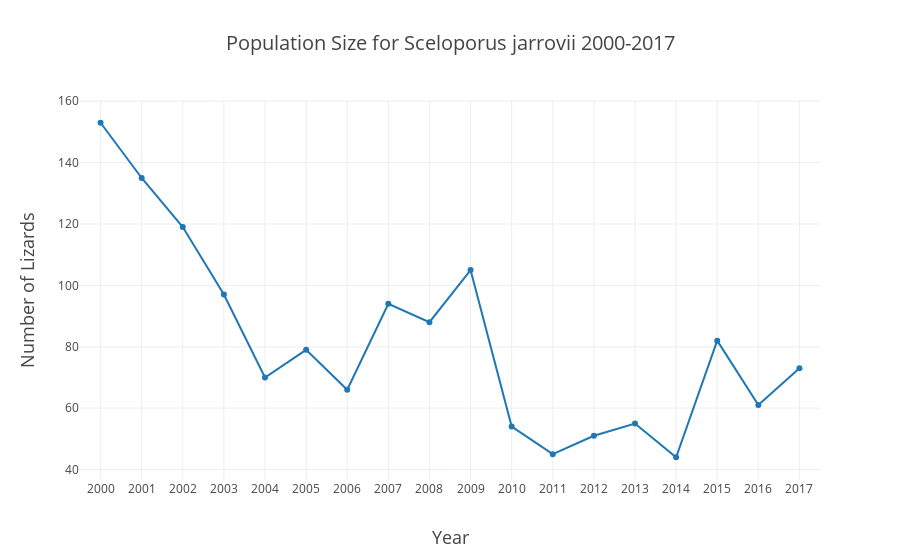

Notebook source saved alongside this figure:
### Code cell
Sjarrovii = go.Scatter(x = populationSize.year
           , y = populationSize.liznumber
          ,name = 'S. jarrovii')
data = [Sjarrovii]
layout = go.Layout(
    title = 'Population Size for Sceloporus jarrovii 2000-2017',
    titlefont = dict(
        size = 20),
    xaxis = dict(
        dtick = 1,
        title = 'Year',
        titlefont = dict(
            size = 18),
        range = [1999.5,2017.5]),
    yaxis = dict(
        title = 'Number of Lizards',
        titlefont = dict(
            size = 18))
)
fig = go.Figure(
        data = data,
        layout = layout)
plot(fig, filename = 'Population Size for Sceloporus jarrovii.html')
iplot(fig, filename = 'Population Size for Sceloporus jarrovii.html')
# pio.to_image(fig, format='html')

### Figure 1 — Plotly figure (JSON) as saved in the notebook; plotly's stock layout.template omitted (floating-point values rounded to 4 significant figures)
{"data": [{"name": "S. jarrovii", "type": "scatter", "uid": "985543e2-aa80-11e9-ab82-90324b8dd25e", "x": [2000, 2001, 2002, 2003, 2004, 2005, 2006, 2007, 2008, 2009, 2010, 2011, 2012, 2013, 2014, 2015, 2016, 2017], "y": [153, 135, 119, 97, 70, 79, 66, 94, 88, 105, 54, 45, 51, 55, 44, 82, 61, 73]}], "layout": {"title": "Population Size for Sceloporus jarrovii 2000-2017", "titlefont": {"size": 20}, "xaxis": {"dtick": 1, "range": [2000.0, 2018.0], "title": "Year", "titlefont": {"size": 18}}, "yaxis": {"title": "Number of Lizards", "titlefont": {"size": 18}}}}
